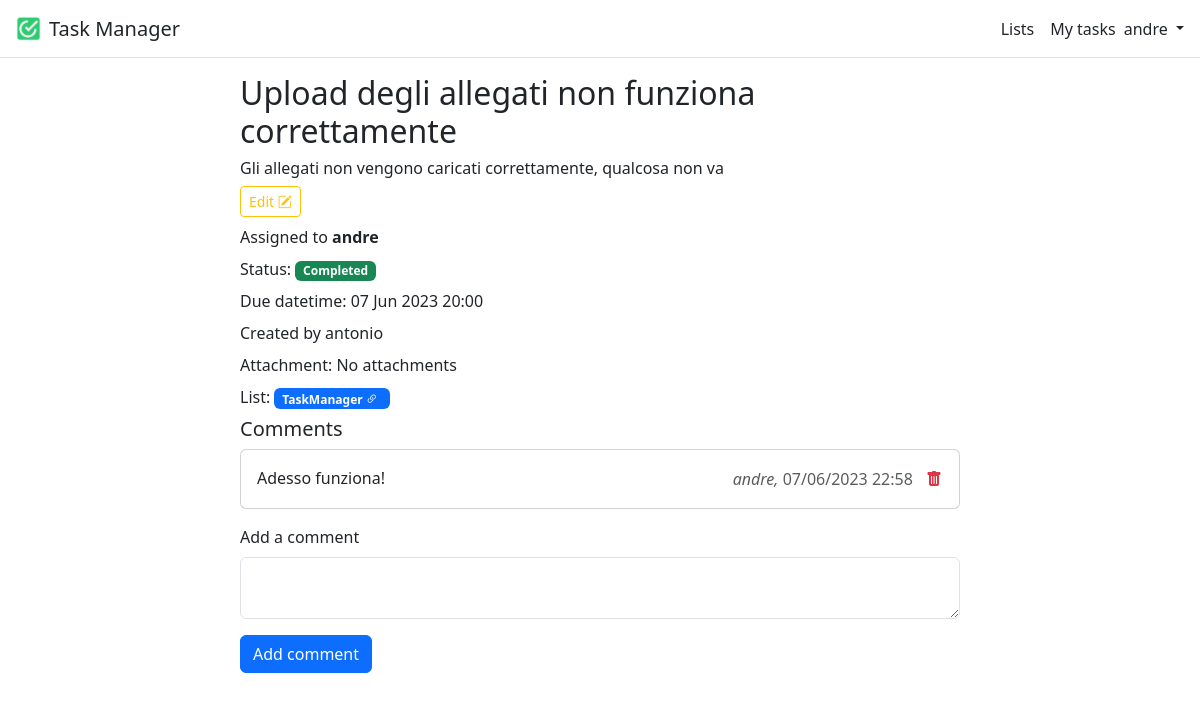
/lists/2/17 (signed in), run on the app's committed database.
### lists/models.py (models this page shows, shortened)
class Task(models.Model):
    class Priority(models.TextChoices):
        LOW = "LOW", "Low"
        MEDIUM = "MEDIUM", "Medium"
        HIGH = "HIGH", "High"
    id = models.AutoField(primary_key=True)
    title = models.CharField(max_length=255)
    description = models.TextField(null=True, blank=True)
    completed = models.BooleanField(default=False)
    due_datetime = models.DateTimeField(null=True, blank=True)
    assigned_to = models.ForeignKey(User, on_delete=models.CASCADE, related_name="assigned_to")
    created_by = models.ForeignKey(User, on_delete=models.CASCADE, related_name="created_by")
    attachment = models.FileField(null=True, blank=True)
    priority = models.CharField(choices=Priority.choices, max_length=6, null=True, blank=True, default=None)
    task_list = models.ForeignKey(TaskList, on_delete=models.CASCADE, related_name="task_list")
    class Meta:
        ordering = [
            "completed",
            Case(When(due_datetime__isnull=True, then=Value(datetime(9999, 12, 31))), default="due_datetime"),
            "title",
        ]

class TaskList(models.Model):
    id = models.AutoField(primary_key=True)
    title = models.CharField(max_length=255)
    description = models.TextField()
    owner = models.ForeignKey(User, on_delete=models.CASCADE, related_name="owner")
    participants = models.ManyToManyField(User, related_name="participants")
    tasks = models.ManyToManyField("Task", related_name="tasks", blank=True)

class TaskComment(models.Model):
    id = models.AutoField(primary_key=True)
    comment = models.TextField()
    task = models.ForeignKey(Task, on_delete=models.CASCADE, related_name="task")
    user = models.ForeignKey(User, on_delete=models.CASCADE, related_name="user")
    created_at = models.DateTimeField(auto_now_add=True)

### lists/views.py (the view)
# urls.py: path('<int:list_id>/<int:task_id>', views.TaskDetailView.as_view(), name="task"),
class TaskDetailView(LoginRequiredMixin, View):
    template = "tasks/task_detail.html"
    def get(self, request, list_id, task_id):
        if request.user not in TaskList.objects.get(id=list_id).participants.all():
            set_message(request, "You are not a participant of this list.")
            return redirect("lists")
        task = Task.objects.get(id=task_id)
        comments = TaskComment.objects.filter(task=task)
        return render(request, self.template, {"task": task, 'comments': comments, 'message': get_message(request)})

### lists/templatetags/custom_filters.py (called while the page is built)
@register.filter(expects_localtime=True)
def is_expired(value):
    if value is None:
        return False
    try:
        return value < timezone.now()
    except AttributeError:
        return False

### lists/views.py (called while the page is built)
def get_message(request):
    message = None
    if "message" in request.session:
        message = request.session["message"]
        del request.session["message"]
    return message if message else None

### templates/tasks/task_detail.html (shortened to what this page needs)
{% extends "base.html" %}
{% load custom_filters %}
{% load crispy_forms_tags %}
{% block content %}
    <div class="container">
        <div class="row my-3">
            <div class="col-md-8 offset-md-2">
                <h2>{{ task.title }}</h2>
                <h6 class="mb-2">{{ task.description }}</h6>
                <a href="{% url 'task_edit' task.task_list.id task.id %}" class="d-inline-flex mb-2 link-dark text-decoration-none">
                   <button class="btn btn-outline-warning btn-sm">
                          Edit
                          <i class="bi bi-pencil-square"></i>
                   </button>
                </a>
                <p class="mb-2">Assigned to <span class="fw-bold">{{ task.assigned_to }}</span></p>
                <p class="mb-2">Status:
                    {% if task.completed %}
                        <span class="badge bg-success">Completed</span>
                    {% endif %}
                </p>
                <p class="mb-2">Due datetime:
                    {% if task.due_datetime %}
                        <span class="{% if task.due_datetime|is_expired and not task.completed %}text-danger{% endif %}">
                            {{ task.due_datetime | date:"d M Y H:i" }}
                        </span>
                    {% else %}
                        No deadline
                    {% endif %}
                </p>
                <p class="mb-2">Created by {{ task.created_by }}</p>
                {% if task.attachment %}
                    <p class="mb-2">Attachment:
                        <a href="{{ task.attachment.url }}" download class="btn btn-light btn-file">
                            <span class="d-flex align-items-center px-3 position-relative">
                                <span class="bi bi-file-earmark-text me-1"></span>
                                <span class="flex-grow-1">{{ task.attachment.name }}</span>
                                <span class="position-absolute top-0 start-100 translate-middle badge rounded-pill bg-primary">
                                    <i class="bi bi-download"></i>
                                </span>
                            </span>
                        </a>
                    </p>
                {% else %}
                    <p class="mb-2">Attachment: No attachments</p>
                {% endif %}
                <p class="mb-2">List:
                    <a href="{% url 'list' task.task_list.id %}">
                        <span class="badge bg-primary">{{ task.task_list.title }}
                        <i class="bi bi-link-45deg me-1"></i>
                        </span>
                    </a>
                </p>
                <h5>Comments</h5>
                {% for comment in comments %}
                    <div class="card mb-3">
                        <div class="card-body">
                            <span class="mb-0">{{ comment.comment }}</span>
                            <div class="float-end">
                                <span class="text-muted mb-0"><em>{{ comment.user }},</em></span>
                                <span class="text-muted mb-0">{{ comment.created_at | date:"d/m/Y H:i" }}</span>
                                {% if comment.user == user %}
                                    <a href="{% url 'delete_comment' task.task_list.id task.id comment.id %}"
                                       class="d-inline-flex">
                                        <button class="btn p-0 ms-2 text-danger fs-6">
                                            <i class="bi bi-trash-fill mt-n1"></i>
                                        </button>
                                    </a>
                                {% endif %}
                            </div>
                        </div>
                    </div>
                {% endfor %}
                <form method="post" action="{% url 'add_comment' task.task_list.id task.id %}">
                    <div class="mb-3">
                        <label for="comment" class="form-label">Add a comment</label>
                        <textarea name="comment" id="comment" rows="2" class="form-control"></textarea>
                    </div>
                    <button type="submit" class="btn btn-primary">Add comment</button>
                </form>
            </div>
        </div>
    </div>
{% endblock content %}

### templates/base.html (shortened to what this page needs)
<!DOCTYPE html>
<html lang="en">
{% load static %}
{% load crispy_forms_tags %}
<head>
    <link href="https://cdn.jsdelivr.net/npm/bootstrap@5.3.0-alpha3/dist/css/bootstrap.min.css" rel="stylesheet"
>
    <link rel="stylesheet" href="https://cdn.jsdelivr.net/npm/bootstrap-icons@1.3.0/font/bootstrap-icons.css">
</head>
<body>
<header class="p-3 mb-3 border-bottom">
    <div class="d-flex align-items-center justify-content-between">
        <a class="navbar-brand d-inline-flex align-items-center" href="{% url 'home' %}">
            <img class="img-responsive" src="{% static 'favicon.ico' %}" alt="Favicon" style="max-height: 25px;">
            <h5 class="d-inline-block my-0 mx-2">Task Manager</h5>
        </a>
        <div class="d-flex align-items-center">
            {% if user.is_authenticated %}
                <ul class="nav col-lg-auto me-lg-auto justify-content-center mb-md-0 d-none d-sm-flex">
                    <li class="nav-item">
                        <a href="{% url 'lists' %}" class="nav-link px-2 py-0 link-dark">Lists</a>
                    </li>
                    <li class="nav-item">
                        <a href="{% url 'my-tasks' %}" class="nav-link px-2 py-0 link-dark">My tasks</a>
                    </li>
                </ul>
                <div class="dropdown text-end">
                    <a href="#" class="d-block link-dark text-decoration-none dropdown-toggle" id="dropdownUser"
                       data-bs-toggle="dropdown" aria-expanded="false">
                        {{ user.username }}
                    </a>
                </div>
            {% else %}
                <div class="text-end">
                    <a href="{% url 'login' %}" class="btn btn-outline-primary me-2">Log In</a>
                    <a href="{% url 'signup' %}" class="btn btn-primary">Sign Up</a>
                </div>
            {% endif %}
        </div>
    </div>
</header>
<main>
    <div class="container">
        {% block content %}
        {% endblock content %}
    </div>
</main>
</body>
</html>

### data on the page
Task: title "Upload degli allegati non funziona correttamente", description "Gli allegati non vengono caricati correttamente, qualcosa non va", assigned_to "andre", due_datetime "07 Jun 2023 20:00", created_by "antonio", task_list "TaskManager"
TaskComment: comment "Adesso funziona!", user "andre", created_at "07/06/2023 22:58"

### other printed values
{{ user.username }} "andre"
